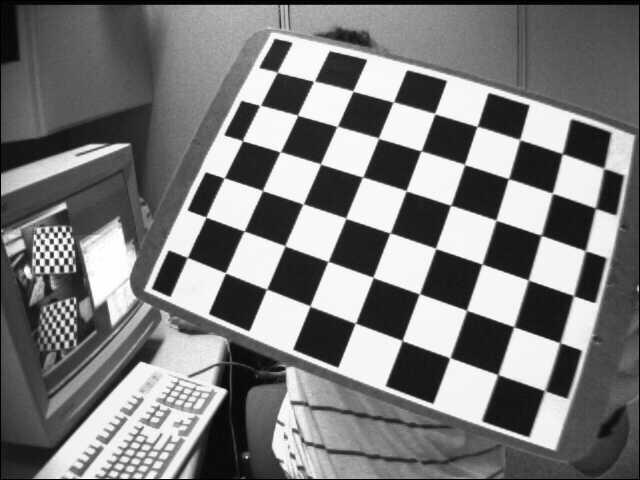
#> input picture 02_distortion/assets/images/left03.jpg, 640 x 480 px
$ python demo.py   (older library calls are emulated)
#> lines starting #> are read from the running program, lines starting #| are printed output that depends on the picture
### 02_distortion/src/undistort.py
from __future__ import annotations

import numpy as np


def create_image_points(
    width: int,
    height: int,
) -> np.ndarray[np.float]:  # H x W x 2

    points = np.mgrid[:width, :height]
    points = np.transpose(points, (2, 1, 0)).astype(np.float32)

    # print(points.shape)
    # print(points[0, 0])

    return points


def apply_camera_matrix(
    camera_matrix: np.ndarray,  # 3 x 3
    points: np.ndarray,  # H x W x 2
) -> np.ndarray:  # H x W x 2

    # make homogenous coords
    ones = np.ones((points.shape[0], points.shape[1]), dtype=np.float32)
    # homog_points = np.concatenate((points, ones[..., np.newaxis]), axis=2)
    homog_points = np.dstack((points, ones))

    # apply the camera matrix to each of the H x W vectors
    projected_points = np.tensordot(
        homog_points, camera_matrix, axes=([2], [1])
    )

    # un-homogenize
    projected_points /= projected_points[:, :, 2:]

    return projected_points[:, :, :2]


def apply_inverse_camera_matrix(
    camera_matrix: np.ndarray,  # 3 x 3
    points: np.ndarray,  # H x W x 2
) -> np.ndarray:  # H x W x 2

    return apply_camera_matrix(np.linalg.inv(camera_matrix), points)


def distort_points(
    points: np.ndarray,  # H x W x 2
    dist_coeffs: np.ndarray,  # 8
) -> np.ndarray:  # H x W x 2

    k1 = dist_coeffs[0]
    k2 = dist_coeffs[1]

    p1 = dist_coeffs[2]
    p2 = dist_coeffs[3]

    k3 = dist_coeffs[4]
    k4 = dist_coeffs[5]
    k5 = dist_coeffs[6]
    k6 = dist_coeffs[7]

    xp = points[..., 0]
    yp = points[..., 1]

    r_2 = xp * xp + yp * yp
    r_4 = r_2 * r_2
    r_6 = r_4 * r_2

    c = (1 + k1*r_2 + k2*r_4 + k3*r_6) / (1 + k4*r_2 + k5*r_4 + k6*r_6)

    xpyp = xp * yp
    x_dist = xp * c + 2*p1*xpyp + p2*(r_2 + 2*xp*xp)
    y_dist = yp * c + p1*(r_2 + 2*yp*yp) + 2*p2*xpyp

    distorted_points = np.stack((x_dist, y_dist), axis=2)

    return distorted_points


def remap(
    image: np.ndarray,  # H_1 x W_1 x C
    points: np.ndarray[np.float32],  # H_2 x W_2 x 2
) -> np.ndarray:  # H_2 x W_2 x C
    # Remap without interpolation. Round to next pixel index!

    coords = np.round(points).astype(np.int32)

    remapped = np.zeros_like(image)

    xs = coords[..., 0]
    ys = coords[..., 1]
    x_mask = (xs >= 0) & (xs < image.shape[1])
    y_mask = (ys >= 0) & (ys < image.shape[0])

    mask = x_mask & y_mask

    remapped = np.zeros((points.shape[0], points.shape[1], image.shape[2]))

    remapped[mask] = image[ys[mask], xs[mask]]

    return remapped


def undistort_image(image, dist_coeffs, camera_matrix):
    height, width = image.shape[0:2]

    points = create_image_points(width, height)
    # points : np.array[ shape=( height, width, 2 ) ]

    # Inverse camera matrix to standard coordinate system
    points = apply_inverse_camera_matrix(camera_matrix, points)

    # Distort the points according to the distortion coefficients
    distorted_points = distort_points(points, dist_coeffs)

    # Apply camera matrix to image coordinate system
    distorted_points = apply_camera_matrix(camera_matrix, distorted_points)

    # Remap the image using distorted points
    undistorted_image = remap(image, distorted_points)
    return undistorted_image

### 02_distortion/demo.py
# /// script
# dependencies = [
#   "numpy",
#   "torch",
#   "opencv-contrib-python",
#   "imageio",
# ]
# ///

import numpy as np
import imageio.v3 as iio

from src.undistort import *

# Parameters for the camera used to capture the input images...
camera_matrix = np.array(
    [
        [5.3051028302789996e02, 0.0, 3.4179070548595206e02],
        [0.0, 5.3079385131369861e02, 2.3501869772968118e02],
        [0.0, 0.0, 1.0],
    ]
)
dist_coeffs = np.array(
    [
        2.6746117151856989e01,
        2.7832211569727447e00,
        8.9604039202972668e-04,
        -2.4471842150101253e-04,
        -1.8446151393836687e00,
        2.6918574199511411e01,
        1.1246374899558578e01,
        -3.6729116135011166e00,
    ]
)

input_filename = "assets/images/left03.jpg"

image = iio.imread(input_filename)
#> image is the input picture: shape (480, 640); min 0, max 255, mean 122.9
if image.ndim == 2:
    # Add color channel dimension
    image = np.stack([image] * 3, axis=-1)

# Perform undistortion
image_undist = undistort_image(image, dist_coeffs, camera_matrix)
#> in apply_camera_matrix, `projected_points = np.tensordot( homog_points, camera_matrix, axes=([2..`:
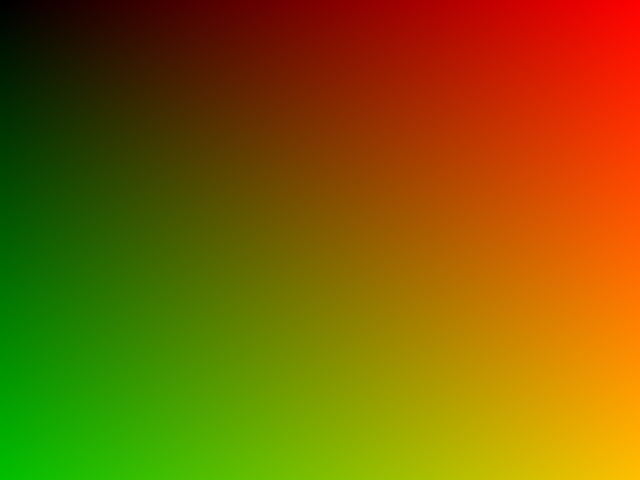
#> homog_points: shape (480, 640, 3) float32; mean of channels 0, 1, 2 319.5, 239.5, 1; drawn with min black and max white
#> in apply_camera_matrix (call 2), `projected_points = np.tensordot( homog_points, camera_matrix, axes=([2..`:
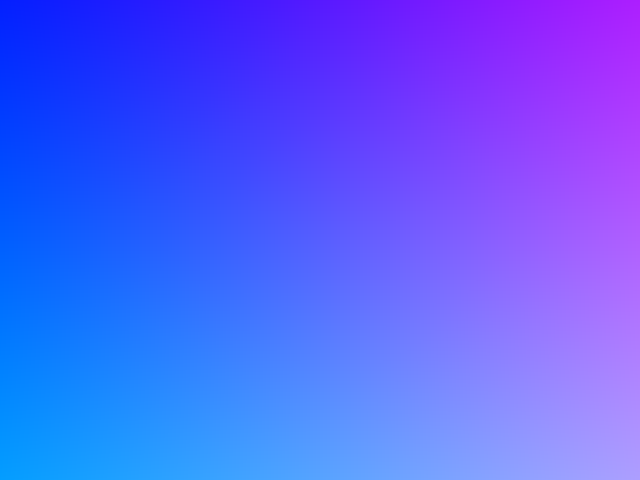
#> homog_points: shape (480, 640, 3) float64; mean of channels 0, 1, 2 -0.0377, 0.00805, 1; drawn with min black and max white
#> in remap, `remapped[mask] = image[ys[mask], xs[mask]]`:
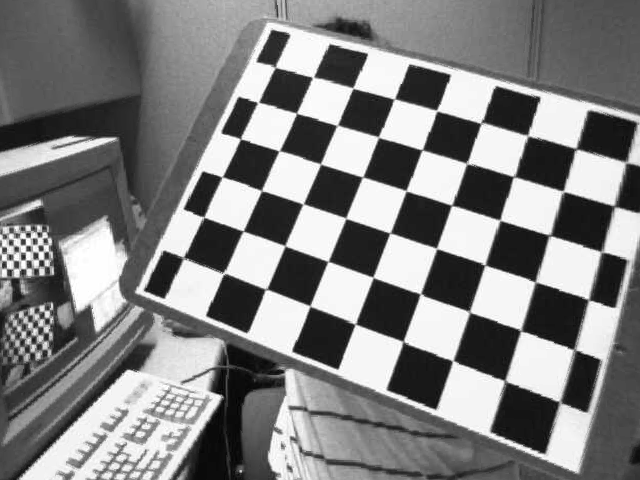
#> remapped: shape (480, 640, 3) float64; min 0, max 255, mean 129.4

if image_undist.ndim == 3 and image_undist.shape[-1] == 1:
    image_undist = image_undist[...,0]

iio.imwrite("demo_original.png", image)
iio.imwrite("demo_undistorted.png", image_undist.astype(np.uint8))

$ run again, with 02_distortion/assets/images/left01.jpg copied over 02_distortion/assets/images/left03.jpg
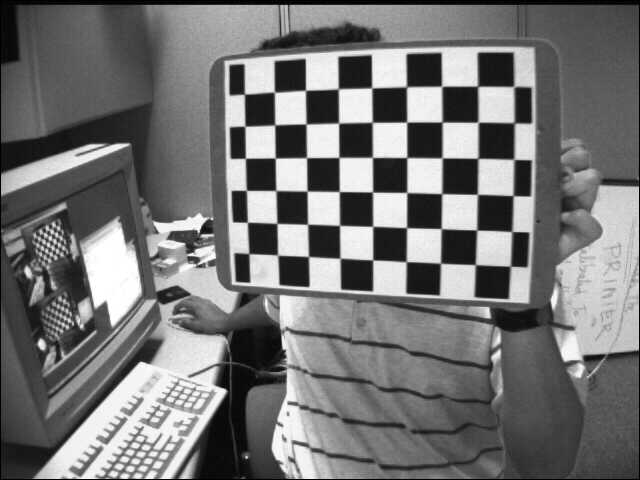
#> input picture 02_distortion/assets/images/left01.jpg, 640 x 480 px
#> image is the input picture: shape (480, 640); min 0, max 255, mean 116.6
#> in remap, `remapped[mask] = image[ys[mask], xs[mask]]`:
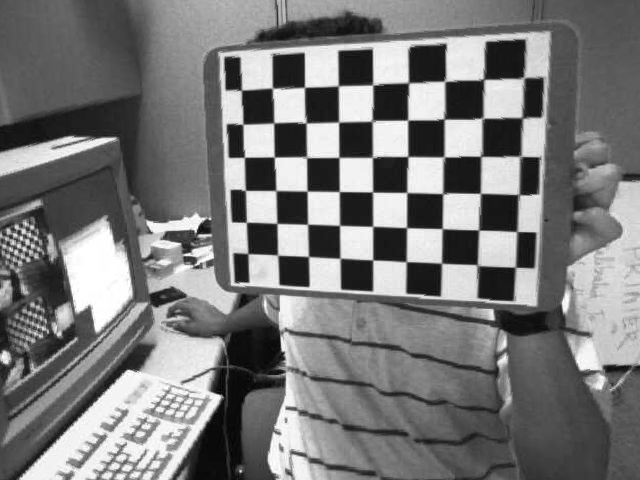
#> remapped: shape (480, 640, 3) float64; min 0, max 255, mean 121

$ run again, with 02_distortion/assets/images/left02.jpg copied over 02_distortion/assets/images/left03.jpg
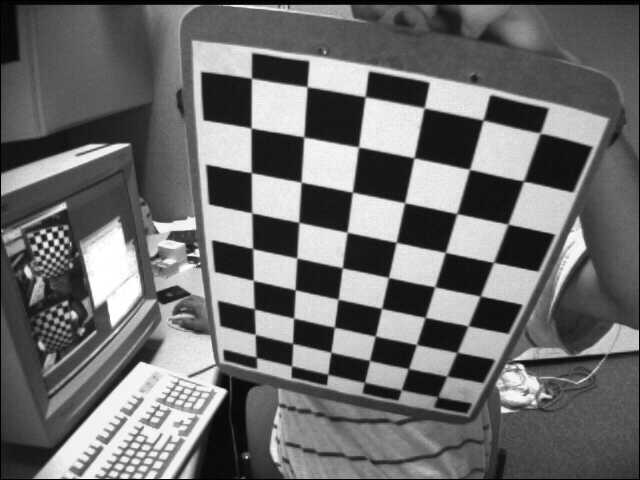
#> input picture 02_distortion/assets/images/left02.jpg, 640 x 480 px
#> image is the input picture: shape (480, 640); min 0, max 255, mean 109
#> in remap, `remapped[mask] = image[ys[mask], xs[mask]]`:
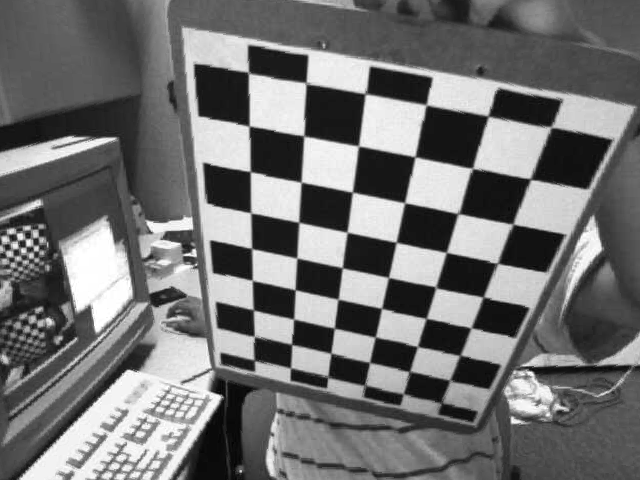
#> remapped: shape (480, 640, 3) float64; min 0, max 255, mean 113.6

$ run again, with 02_distortion/assets/images/left04.jpg copied over 02_distortion/assets/images/left03.jpg
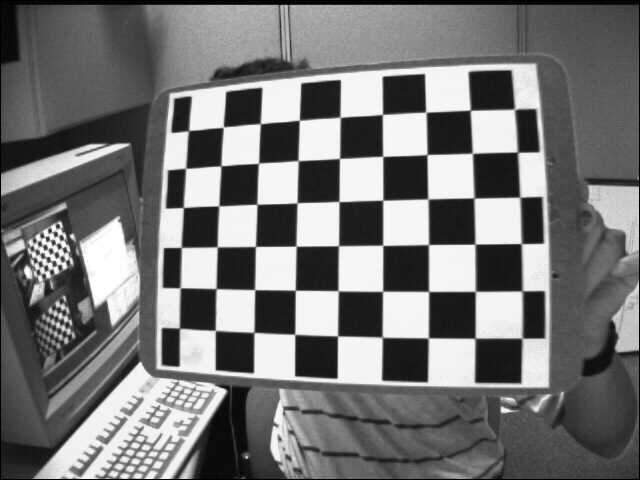
#> input picture 02_distortion/assets/images/left04.jpg, 640 x 480 px
#> image is the input picture: shape (480, 640); min 0, max 255, mean 117.8
#> in remap, `remapped[mask] = image[ys[mask], xs[mask]]`:
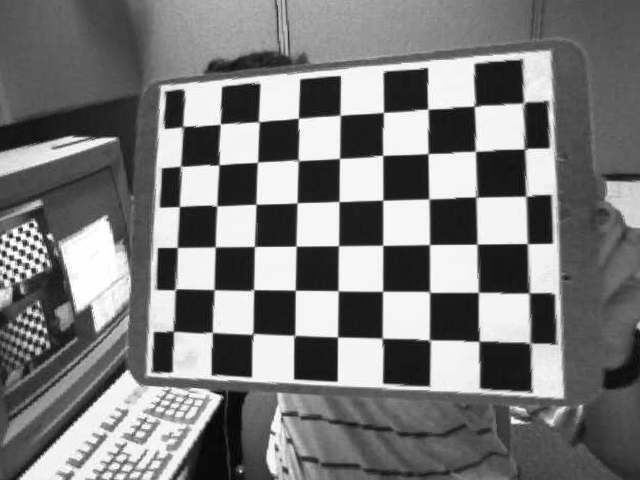
#> remapped: shape (480, 640, 3) float64; min 3, max 255, mean 122.5
